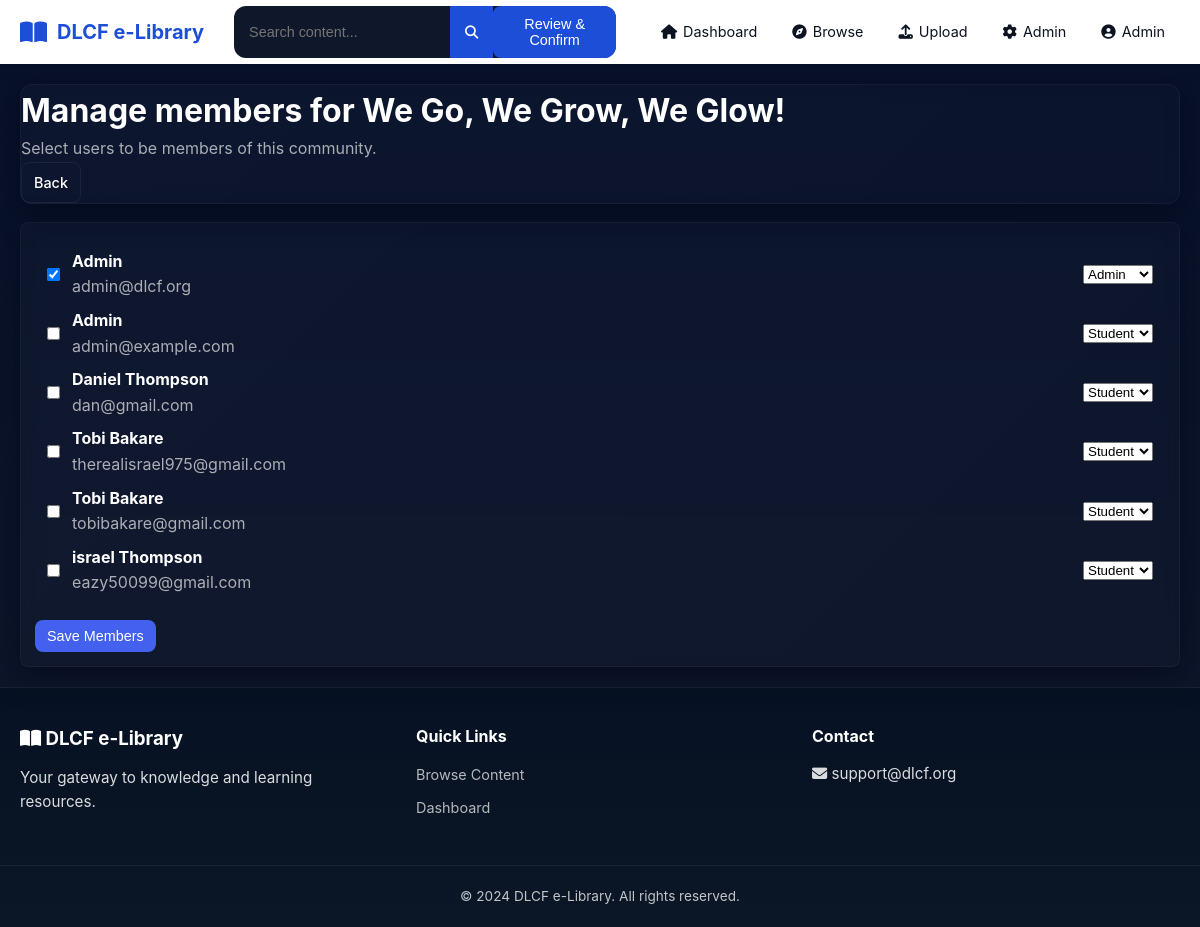
Screenshot of /community/1/members/manage (signed in) with the database file from the repository.
### models.py (models this page shows, shortened)
class User(UserMixin, db.Model):
    id = db.Column(db.Integer, primary_key=True)
    name = db.Column(db.String(100), nullable=False)
    email = db.Column(db.String(120), unique=True, nullable=False)
    password_hash = db.Column(db.String(255), nullable=False)
    role = db.Column(db.String(20), default='student')
    bio = db.Column(db.Text)
    profile_photo = db.Column(db.String(255))
    created_at = db.Column(db.DateTime, default=datetime.utcnow)
    is_active = db.Column(db.Boolean, default=True)
    contents = db.relationship('Content', backref='uploader', lazy='dynamic')
    activities = db.relationship('ActivityLog', backref='user', lazy='dynamic')
    notifications = db.relationship('Notification', backref='recipient', lazy='dynamic')
    def is_admin(self):
        return self.role == 'admin'
    def can_upload(self):
        return self.role in ['admin', 'teacher']

class Community(db.Model):
    id = db.Column(db.Integer, primary_key=True)
    name = db.Column(db.String(200), nullable=False)
    slug = db.Column(db.String(200), nullable=False, unique=True)
    description = db.Column(db.Text)
    photo = db.Column(db.String(255))
    photo_thumbnail = db.Column(db.String(255))
    photo_thumbnail_2x = db.Column(db.String(255))
    is_private = db.Column(db.Boolean, default=True)
    created_at = db.Column(db.DateTime, default=datetime.utcnow)
    memberships = db.relationship('Membership', backref='community', lazy='dynamic')
    posts = db.relationship('Post', backref='community', lazy='dynamic')

### routes/community.py (the view, shortened to what this page needs)
@community_bp.route('/<int:community_id>/members/manage', methods=['GET', 'POST'])
@login_required
def manage_members(community_id):
    if not current_user.is_admin():
        flash('Permission denied.', 'error')
        return redirect(url_for('community.feed', community_id=community_id))
    community = Community.query.get_or_404(community_id)
    users = User.query.order_by(User.name.asc()).all()
    member_q = Membership.query.filter_by(community_id=community_id).all()
    member_ids = {m.user_id for m in member_q}
    member_roles = {m.user_id: m.role for m in member_q}
    return render_template('community/manage_members.html', community=community, users=users, member_ids=member_ids, member_roles=member_roles)

### templates/community/manage_members.html (shortened to what this page needs)
{% extends 'base.html' %}
{% block extra_css %}
<link rel="stylesheet" href="{{ url_for('static', filename='css/community.css') }}">
{% endblock %}
{% block content %}
<div class="community-page">
  <div class="community-hero glass">
    <div class="hero-left">
      <h1>Manage members for {{ community.name }}</h1>
      <p class="muted">Select users to be members of this community.</p>
    </div>
    <div class="hero-right">
      <a href="{{ url_for('community.feed', community_id=community.id) }}" class="btn">Back</a>
    </div>
  </div>
  <div class="panel glass" style="margin-top:18px;">
    <form method="POST">
      <div style="display:flex;flex-direction:column;gap:8px;max-height:60vh;overflow:auto;padding:12px;">
        {% for u in users %}
        <label style="display:flex;align-items:center;gap:12px">
          <input type="checkbox" name="user_ids" value="{{ u.id }}" {% if u.id in member_ids %}checked{% endif %} />
          <div style="flex:1"><strong>{{ u.name }}</strong><div class="muted">{{ u.email }}</div></div>
          <select name="role_{{ u.id }}">
            <option value="student" {% if member_roles and member_roles.get(u.id)=='student' %}selected{% endif %}>Student</option>
            <option value="admin" {% if member_roles and member_roles.get(u.id)=='admin' %}selected{% endif %} {% if not current_user.is_admin() %}disabled{% endif %}>Admin</option>
          </select>
        </label>
        {% endfor %}
      </div>
      <div style="margin-top:12px"><button class="btn btn-primary">Save Members</button></div>
    </form>
  </div>
</div>
{% endblock %}

### templates/base.html (shortened to what this page needs)
<!DOCTYPE html>
<html lang="en">
<head>
    <link rel="stylesheet" href="{{ url_for('static', filename='css/style.css') }}">
    <link rel="stylesheet" href="https://cdnjs.cloudflare.com/ajax/libs/font-awesome/6.4.0/css/all.min.css">
    {% block extra_css %}{% endblock %}
</head>
<body class="{% if request.endpoint == 'main.index' %}landing{% endif %}" data-endpoint="{{ request.endpoint }}">
    <nav class="navbar">
        <div class="nav-container">
            <a href="{{ url_for('main.index') }}" class="nav-logo">
                <i class="fas fa-book-open"></i>
                <span>DLCF e-Library</span>
            </a>
            {% if current_user.is_authenticated %}
            <div class="nav-search">
                <form action="{{ url_for('main.browse') }}" method="GET">
                    <input type="text" name="q" placeholder="Search content..." value="{{ request.args.get('q', '') }}">
                    <button type="submit"><i class="fas fa-search"></i></button>
                </form>
            </div>
            {% endif %}
            <ul class="nav-menu" id="navMenu">
                {% if current_user.is_authenticated %}
                <li><a href="{{ url_for('main.dashboard') }}"><i class="fas fa-home"></i> Dashboard</a></li>
                <li><a href="{{ url_for('main.browse') }}"><i class="fas fa-compass"></i> Browse</a></li>
                {% if current_user.can_upload() %}
                <li><a href="{{ url_for('content.upload') }}"><i class="fas fa-upload"></i> Upload</a></li>
                {% endif %}
                {% if current_user.is_admin() %}
                <li><a href="{{ url_for('admin.dashboard') }}"><i class="fas fa-cog"></i> Admin</a></li>
                {% endif %}
                <li class="nav-dropdown">
                    <a href="#" class="dropdown-toggle">
                        <i class="fas fa-user-circle"></i> {{ current_user.name }}
                    </a>
                </li>
                {% else %}
                <li><a href="{{ url_for('auth.login') }}"><i class="fas fa-sign-in-alt"></i> Login</a></li>
                <li><a href="{{ url_for('auth.register') }}" class="btn-nav">Register</a></li>
                {% endif %}
            </ul>
        </div>
    </nav>
    <main class="main-content">
        {% block content %}{% endblock %}
    </main>
    <footer class="footer">
        <div class="footer-content">
            <div class="footer-section">
                <h3><i class="fas fa-book-open"></i> DLCF e-Library</h3>
                <p>Your gateway to knowledge and learning resources.</p>
            </div>
            <div class="footer-section">
                <h4>Quick Links</h4>
                <ul>
                    <li><a href="{{ url_for('main.browse') }}">Browse Content</a></li>
                    <li><a href="{{ url_for('main.dashboard') }}">Dashboard</a></li>
                </ul>
            </div>
            <div class="footer-section">
                <h4>Contact</h4>
                <p><i class="fas fa-envelope"></i> support@dlcf.org</p>
            </div>
        </div>
        <div class="footer-bottom">
            <p>&copy; 2024 DLCF e-Library. All rights reserved.</p>
        </div>
    </footer>
</body>
</html>

### static/css/style.css (style rules this page uses)
:root { --primary-color: #1d4ed8; --primary-dark: #0b3c7b; --secondary-color: #64748b; --success-color: #22c55e; --danger-color: #ef4444; --warning-color: #f59e0b; --info-color: #3b82f6; --dark-color: #1e293b; --light-color: #ffffff; --border-color: rgba(37,99,235,0.06); --text-color: #0b1320; --text-light: #475569; --shadow: 0 1px 3px rgba(0,0,0,0.1); --shadow-md: 0 4px 6px rgba(0,0,0,0.1); --shadow-lg: 0 10px 15px rgba(0,0,0,0.1); --radius: 8px; --radius-lg: 12px; }
:root { --bg: #ffffff; --text: #0b1320; --surface: #ffffff; --muted: #475569; --card-shadow: 0 6px 18px rgba(2,6,23,0.06); }
:root { --lp-bg: var(--bg); --lp-surface: var(--surface); --lp-accent-2: var(--primary-color); --lp-accent: var(--primary-color); --lp-warm: var(--warning-color); --lp-muted: var(--muted); }
:root { --light-color: var(--bg); --text-color: var(--text); --border-color: var(--border-color); }
* { margin: 0; padding: 0; box-sizing: border-box; }
body { font-family: -apple-system, BlinkMacSystemFont, 'Segoe UI', Roboto, Oxygen, Ubuntu, sans-serif; background-color: var(--bg); color: var(--text); line-height: 1.6; min-height: 100vh; display: flex; flex-direction: column; }
a { text-decoration: none; color: var(--primary-color); }
.navbar { background: white; box-shadow: var(--shadow); position: sticky; top: 0; z-index: 1000; }
.nav-container { max-width: 1400px; margin: 0 auto; padding: 0 20px; display: flex; align-items: center; justify-content: space-between; height: 64px; }
.nav-logo { display: flex; align-items: center; gap: 10px; font-size: 1.25rem; font-weight: 700; color: var(--primary-color); }
.nav-logo i { font-size: 1.5rem; }
.nav-search { flex: 1; max-width: 400px; margin: 0 30px; }
.nav-search form { display: flex; background: var(--light-color); border-radius: var(--radius); overflow: hidden; }
.nav-search input { flex: 1; padding: 10px 15px; border: none; background: transparent; font-size: 0.9rem; }
.nav-search button { padding: 10px 15px; border: none; background: var(--primary-color); color: white; cursor: pointer; }
.nav-menu { display: flex; align-items: center; gap: 5px; list-style: none; }
.nav-menu > li > a { padding: 10px 15px; color: var(--text-color); font-size: 0.9rem; border-radius: var(--radius); display: flex; align-items: center; gap: 6px; transition: background 0.2s; }
.nav-dropdown { position: relative; }
.btn { display: inline-flex; align-items: center; justify-content: center; gap: 8px; padding: 10px 20px; font-size: 0.9rem; font-weight: 500; border-radius: var(--radius); border: none; cursor: pointer; transition: all 0.2s; }
.btn-primary { background: var(--primary-color); color: white; }
.main-content { flex: 1; max-width: 1400px; margin: 0 auto; padding: 20px; width: 100%; }
.footer { background: linear-gradient(180deg, #061223 0%, #0b1726 100%); color: #f8fafc; margin-top: auto; border-top: 1px solid rgba(255,255,255,0.06); }
.footer-content { max-width: 1400px; margin: 0 auto; padding: 36px 20px; display: grid; grid-template-columns: repeat(auto-fit, minmax(200px, 1fr)); gap: 28px; }
.footer-section h3, .footer-section h4 { margin-bottom: 12px; color: #ffffff; }
.footer-section p { color: rgba(255,255,255,0.85); font-size: 0.95rem; }
.footer-section a { color: rgba(255,255,255,0.92); text-decoration: none; }
.footer-section ul { list-style: none; }
.footer-section ul li { margin-bottom: 8px; }
.footer-section ul a { color: rgba(255,255,255,0.7); font-size: 0.9rem; }
.footer-bottom { border-top: 1px solid rgba(255,255,255,0.06); padding: 20px; text-align: center; font-size: 0.85rem; color: rgba(255,255,255,0.75); background: transparent; }

### rows the page displays
User: name "Admin", user_ids "☑", email "admin@dlcf.org", id+role "Admin"
Community: name "We Go, We Grow, We Glow!"
User: name "Admin", email "admin@example.com", id "Student"
User: name "Daniel Thompson", email "dan@gmail.com", id "Student"
User: name "Tobi Bakare", email "therealisrael975@gmail.com", id "Student"
User: name "Tobi Bakare", email "tobibakare@gmail.com", id "Student"
User: name "israel Thompson", email "eazy50099@gmail.com", id "Student"
